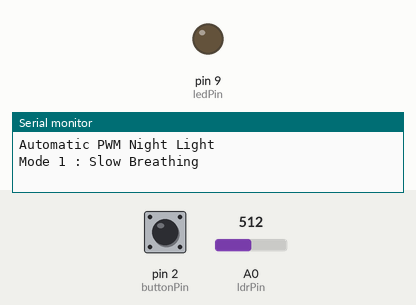
The sketch below on a simulated Arduino Uno, built with avr-gcc and run on an emulated ATmega328P. On the bench: output pins drawn as LEDs (lit = HIGH), the last lines printed to the serial monitor. Inputs (shaded band) come from the test bench; at power-on: A0 (ldrPin) = 512, pin 2 (buttonPin) HIGH.

Above: at 1.2 s.
1.3 s: A0 (ldrPin) set to 482
At 2.96 s:
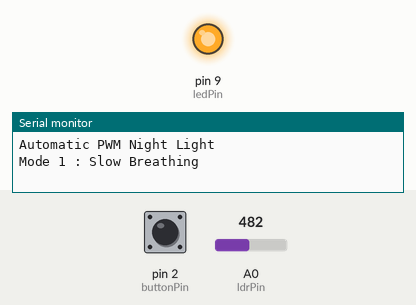
4.3 s: pin 2 (buttonPin) pulled LOW for 0.15 s
7.3 s: pin 2 (buttonPin) pulled LOW for 1 s
At 7.42 s:
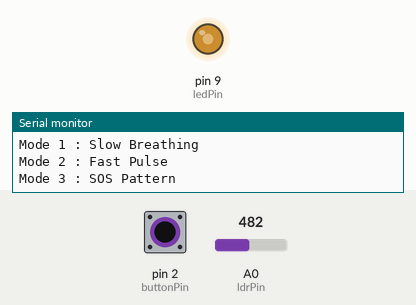
13.3 s: A0 (ldrPin) set to 490
Timing chart, 0 to 17.3 s (numbered marks = the images above; inputs shaded):
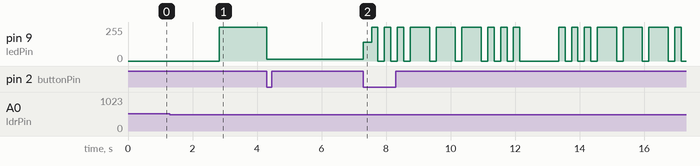

The sketch:

PWM_night_light.ino
```cpp
/*
 * Author      : Ritu Raj
 * Date        : 2 July 2026
 */

const int ledPin = 9;
const int buttonPin = 2;
const int ldrPin = A0;

int mode = 1;
int threshold = 500;     // Adjust if required

bool lastButtonState = HIGH;
bool currentButtonState;

void setup() {
  pinMode(ledPin, OUTPUT);
  pinMode(buttonPin, INPUT_PULLUP);
  Serial.begin(9600);
  Serial.println("Automatic PWM Night Light");
  Serial.println("Mode 1 : Slow Breathing");}

void loop() {

  // ---------- Button ----------
  currentButtonState = digitalRead(buttonPin);

  if (lastButtonState == HIGH && currentButtonState == LOW) {
    mode++;
    if (mode > 3)
      mode = 1;
    printMode();
    delay(250);}
  lastButtonState = currentButtonState;

  // ---------- LDR ----------
  int light = analogRead(ldrPin);

  // Bright -> LED OFF
  if (light > threshold) {
    analogWrite(ledPin, 0);
    return;}

  // Dark -> Run Selected Mode
  if (mode == 1)
    slowBreathing();
  else if (mode == 2)
    fastPulse();
  else
    sosPattern();}

void printMode() {
  if (mode == 1)
    Serial.println("Mode 1 : Slow Breathing");
  else if (mode == 2)
    Serial.println("Mode 2 : Fast Pulse");
  else
    Serial.println("Mode 3 : SOS Pattern");}

// ===============================
// Slow Breathing (~3 sec cycle)
// ===============================
void slowBreathing() {
  for (int i = 0; i <= 255; i++) {
    analogWrite(ledPin, i);
    delay(6);
    if (modeChanged()) return;}
  for (int i = 255; i >= 0; i--) {
    analogWrite(ledPin, i);
    delay(6);
    if (modeChanged()) return;}}

// ===============================
// Fast Pulse (~0.5 sec cycle)
// ===============================
void fastPulse() {
  for (int i = 0; i <= 255; i++) {
    analogWrite(ledPin, i);
    delay(1);
    if (modeChanged()) return;}
  for (int i = 255; i >= 0; i--) {
    analogWrite(ledPin, i);
    delay(1);
    if (modeChanged()) return;}}

// ===============================
// SOS Pattern
// ===============================
void sosPattern() {
  dot();
  dot();
  dot();

  dash();
  dash();
  dash();

  dot();
  dot();
  dot();

  delay(1000);}

// ===============================
// Dot
// ===============================
void dot() {
  analogWrite(ledPin, 255);
  delay(200);
  analogWrite(ledPin, 0);
  delay(200);
  modeChanged();}

// ===============================
// Dash
// ===============================
void dash() {
  analogWrite(ledPin, 255);
  delay(600);
  analogWrite(ledPin, 0);
  delay(200);
  modeChanged();}

// ===============================
// Check Button During Animation
// ===============================
bool modeChanged() {
  currentButtonState = digitalRead(buttonPin);
  if (lastButtonState == HIGH && currentButtonState == LOW) {
    mode++;
    if (mode > 3)
      mode = 1;
    printMode();
    delay(250);
    lastButtonState = currentButtonState;
    analogWrite(ledPin, 0);
    return true;}
  lastButtonState = currentButtonState;
  return false;}
```

Measured:
- the behaviour switches between 501 and 500 on A0 (ldrPin) (found by bisection; images 0 and 1)
- after the input at 1.3 s, pin 9 (ledPin): 0/255 → 255/255 after 1.5 s, → 13/255 1.5 s later
